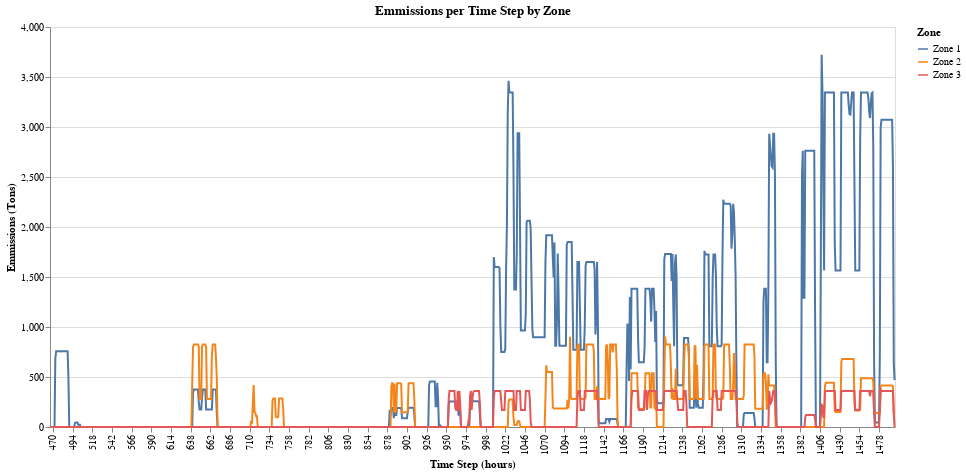

The cell this chart's notebook holds for it:
### Code cell
emm_plot  |>
@vlplot(mark={:line},
    x={:Hour,title="Time Step (hours)",labels="Zone:n",axis={values=tstart:24:tend}}, y={:MW,title="Emmissions (Tons)",type="quantitative"},
    color={"Zone:n"},width=845,height=400,title="Emmissions per Time Step by Zone")

### Figure 1 — Vega specification as saved in the notebook (floating-point values rounded to 4 significant figures; data arrays with more than 128 entries replaced by an {"elided": "..."} marker saying what was removed)
{"$schema": "https://vega.github.io/schema/vega/v5.json", "axes": [{"aria": false, "domain": false, "grid": true, "gridScale": "x", "labels": false, "maxExtent": 0, "minExtent": 0, "orient": "left", "scale": "y", "tickCount": {"signal": "ceil(height/40)"}, "ticks": false, "zindex": 0}, {"grid": false, "labelAlign": "right", "labelAngle": 270, "labelBaseline": "middle", "orient": "bottom", "scale": "x", "title": "Time Step (hours)", "values": [470, 494, 518, 542, 566, 590, 614, 638, 662, 686, 710, 734, 758, 782, 806, 830, 854, 878, 902, 926, 950, 974, 998, 1022, 1046, 1070, 1094, 1118, 1142, 1166, 1190, 1214, 1238, 1262, 1286, 1310, 1334, 1358, 1382, 1406, 1430, 1454, 1478], "zindex": 0}, {"grid": false, "labelOverlap": true, "orient": "left", "scale": "y", "tickCount": {"signal": "ceil(height/40)"}, "title": "Emmissions (Tons)", "zindex": 0}], "background": "white", "data": [{"name": "source_0", "values": {"elided": "3093 records"}}], "height": 400, "legends": [{"stroke": "color", "symbolType": "stroke", "title": "Zone"}], "marks": [{"encode": {"update": {"height": {"field": {"group": "height"}}, "width": {"field": {"group": "width"}}}}, "from": {"facet": {"data": "source_0", "groupby": ["Zone"], "name": "faceted_path_main"}}, "marks": [{"encode": {"update": {"defined": {"signal": "isValid(datum[\"MW\"]) && isFinite(+datum[\"MW\"])"}, "description": {"signal": "\"Time Step (hours): \" + (isValid(datum[\"Hour\"]) ? datum[\"Hour\"] : \"\"+datum[\"Hour\"]) + \"; Emmissions (Tons): \" + (format(datum[\"MW\"], \"\")) + \"; Zone: \" + (isValid(datum[\"Zone\"]) ? datum[\"Zone\"] : \"\"+datum[\"Zone\"])"}, "stroke": {"field": "Zone", "scale": "color"}, "x": {"field": "Hour", "scale": "x"}, "y": {"field": "MW", "scale": "y"}}}, "from": {"data": "faceted_path_main"}, "name": "marks", "sort": {"field": "datum[\"Hour\"]"}, "style": ["line"], "type": "line"}], "name": "pathgroup", "type": "group"}], "padding": 5, "scales": [{"domain": {"data": "source_0", "field": "Hour", "sort": true}, "name": "x", "padding": 0.5, "range": [0, {"signal": "width"}], "type": "point"}, {"domain": {"data": "source_0", "field": "MW"}, "name": "y", "nice": true, "range": [{"signal": "height"}, 0], "type": "linear", "zero": true}, {"domain": {"data": "source_0", "field": "Zone", "sort": true}, "name": "color", "range": "category", "type": "ordinal"}], "style": "cell", "title": {"frame": "group", "text": "Emmissions per Time Step by Zone"}, "width": 845}
